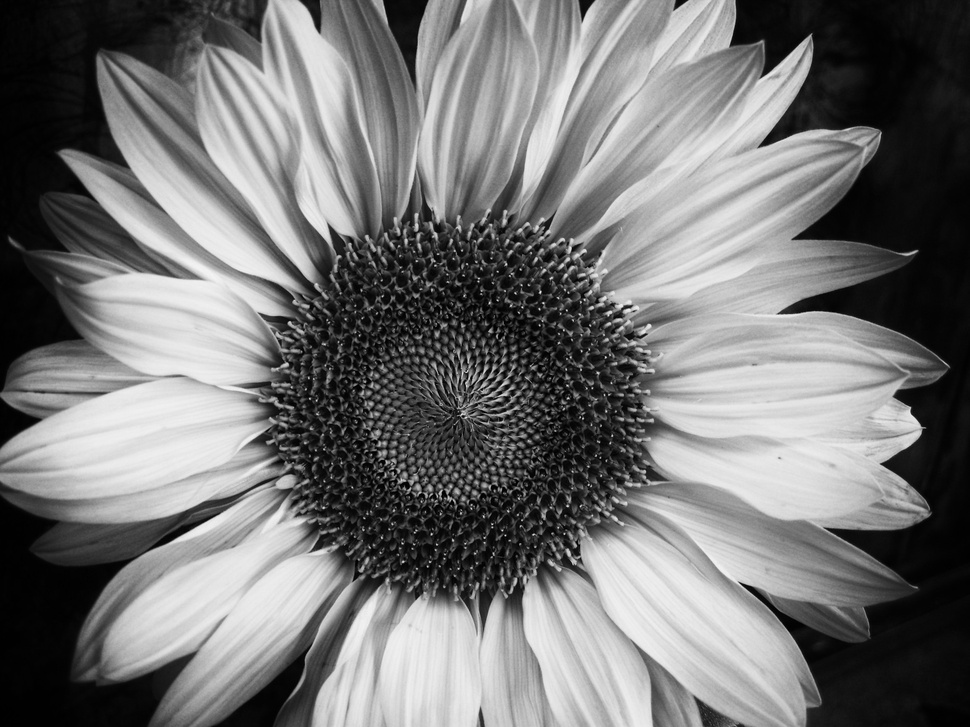
#> input picture color_isolation/R.jpg, 970 x 727 px, shrunk from 1824 x 1368 before the run
$ python color_iso.py
#> lines starting #> are read from the running program, lines starting #| are printed output that depends on the picture
import numpy as np
import matplotlib.pyplot as plt
from skimage.io import imshow, imread
from skimage.color import rgb2hsv, hsv2rgb
import cv2
from PIL import Image

with Image.open('R.jpg') as img:
#> img is the input picture: PIL image 970x727 RGB; min 0, max 244, mean 116.4
    img = img.convert("RGB")
    pixels = img.load()

    w, h = img.size
#> w = 970; h = 727
    for x in range(w):
        for y in range(h):
            r,g,b = pixels[x, y]
            if r > 30 or g > 30 or b > 30:
                pixels[x, y] = (255,255,255)

    img.show()
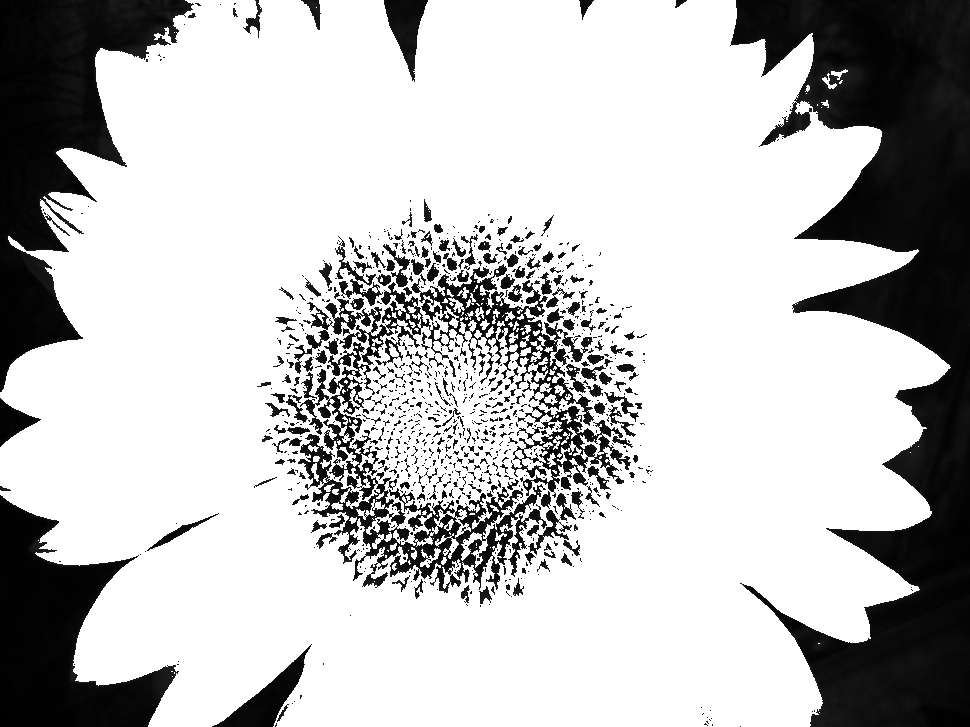
#> shown: PIL image 970x727 RGB; min 0, max 255, mean 190.7
